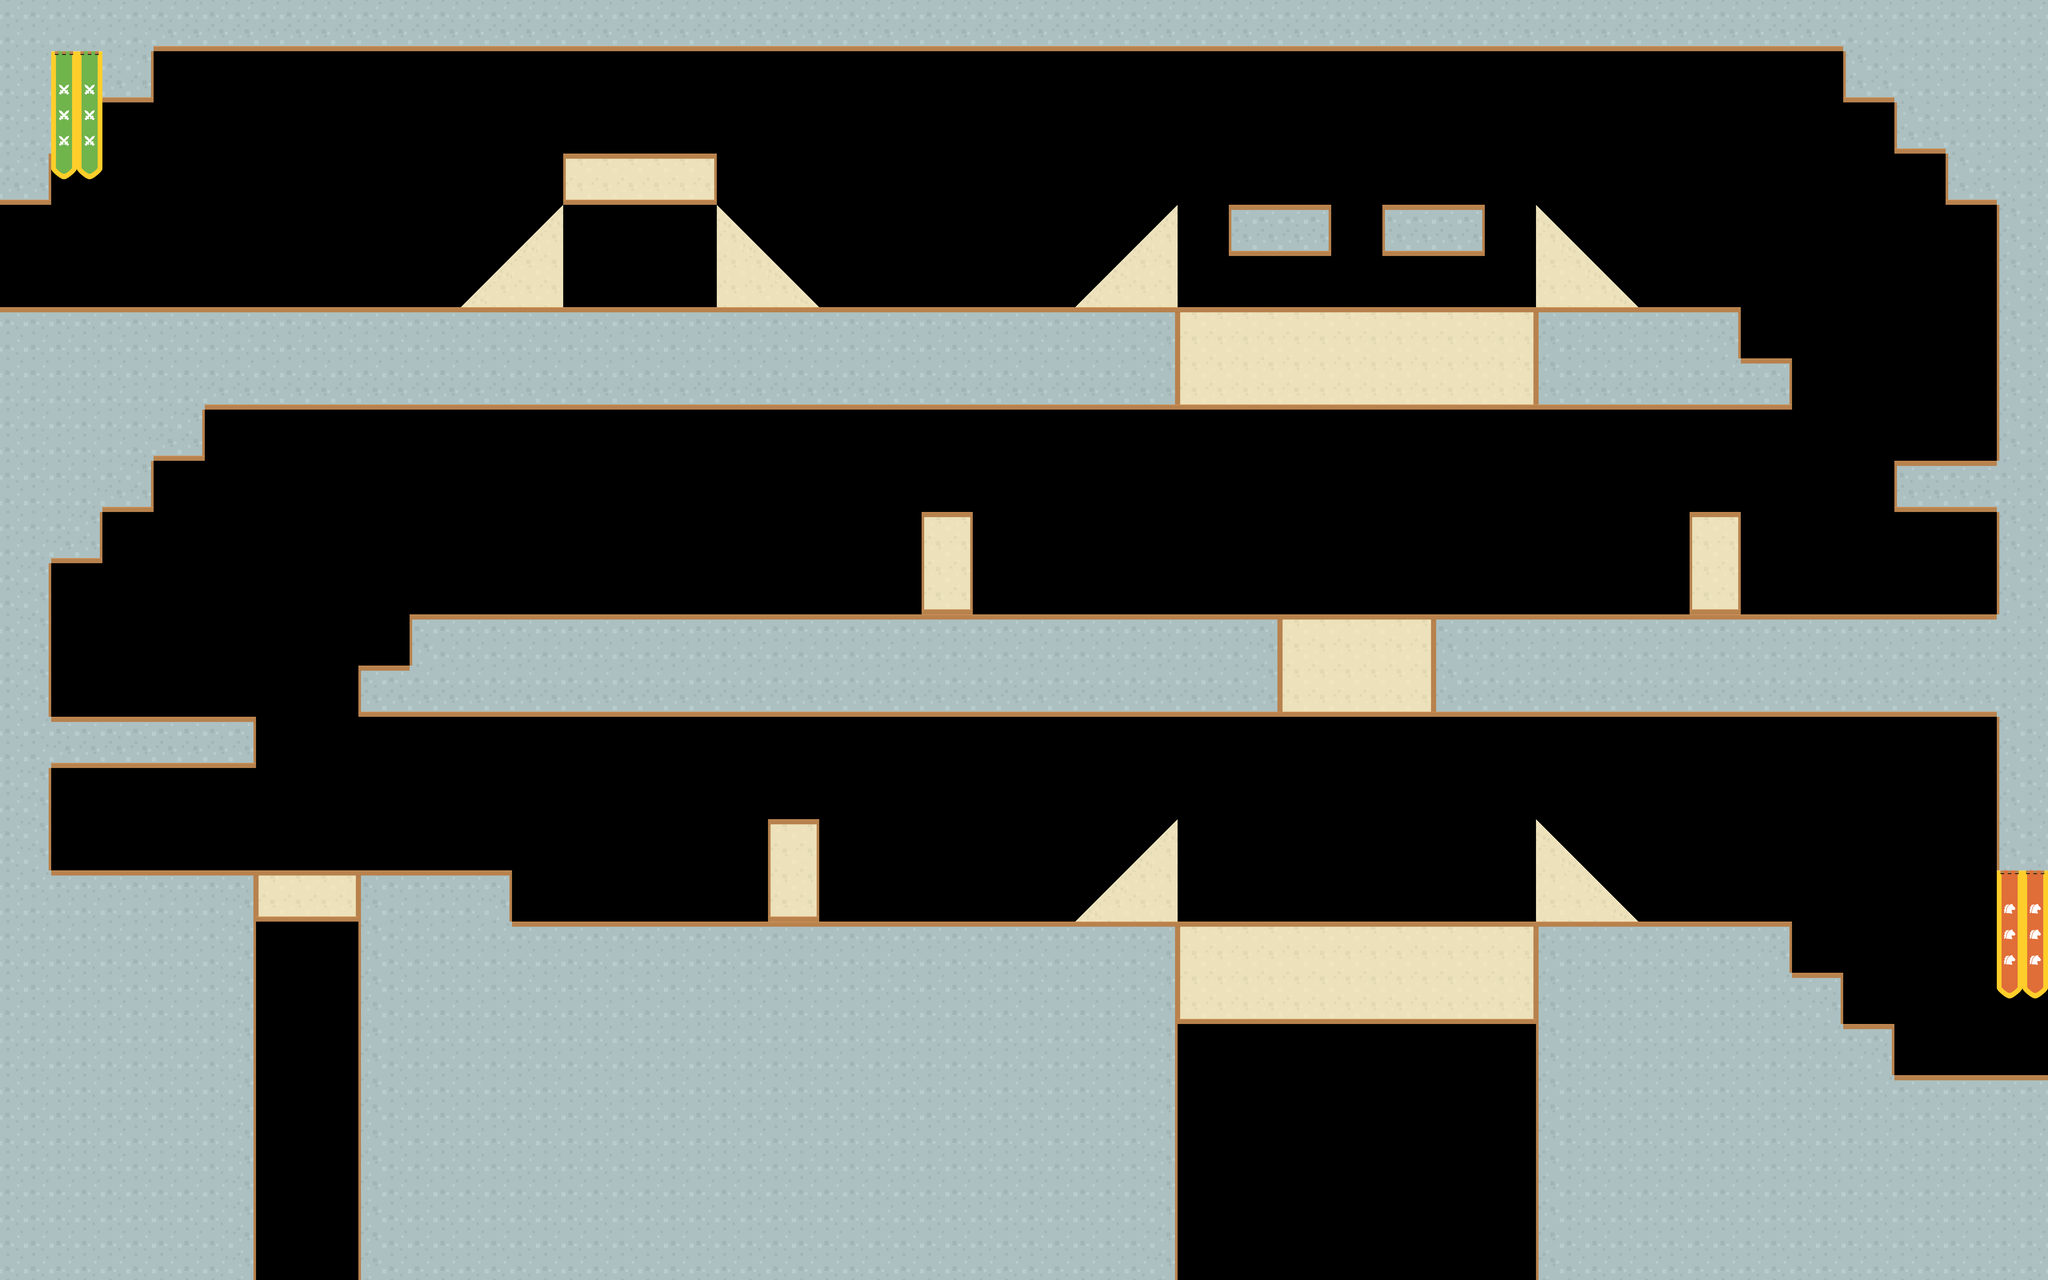

A 2D game scene composited from a Tiled map and its tileset images. What follows is a short description and the map's XML, with each tile layer's data collapsed to a summary:
An orthogonal 80x50 tile map with 70x70 px tiles, 1 tile layer (Capa de Patrones 1) and 22 objects.

<map version="1.2" tiledversion="1.2.0" orientation="orthogonal" renderorder="right-down" width="80" height="50" tilewidth="70" tileheight="70" infinite="0" nextlayerid="6" nextobjectid="27">
 <tileset firstgid="1" source="Tilesheet 1.tsx" />
 <layer id="1" name="Capa de Patrones 1" width="80" height="50">
  <data>[4000 cells, 1925 non-empty, 27 distinct tile ids]</data>
 </layer>
 <objectgroup id="4" name="Suelo">
  <object id="2" x="-3.0303" y="842.424">
   <polygon points="0,0 3218.18,3.0303 3221.21,266.667 563.636,269.697 560.606,409.091 421.212,412.121 418.182,545.455 281.818,551.515 281.818,687.879 139.394,687.879 136.364,1109.09 706.061,1115.15 703.03,1257.58 143.03,1257.58 143.03,1537.58 703.03,1537.58 703.03,2657.58 3.0303,2657.58" />
  </object>
  <object id="3" x="4200" y="840">
   <polygon points="0,0 560,0 560,140 700,140 700,280 0,280" />
  </object>
  <object id="4" x="3920" y="1680">
   <polygon points="0,0 0,280 1540,280 1540,770 1680,770 1680,-1680 -3920,-1680 -3920,-1120 -3780,-1120 -3780,-1260 -3640,-1260 -3640,-1400 -3500,-1400 -3500,-1540 1120,-1540 1120,-1400 1260,-1400 1260,-1260 1400,-1260 1400,-1120 1540,-1120 1540,-420 1260,-420 1260,-280 1540,-280 1540,0" />
  </object>
  <object id="5" x="3500" y="1680">
   <polygon points="0,0 0,280 -2520,280 -2520,140 -2380,140 -2380,0" />
  </object>
  <object id="6" x="980" y="2380">
   <polygon points="0,0 0,1120 2240,1120 2240,140 420,140 420,0" />
  </object>
  <object id="8" x="4200" y="2520">
   <polygon points="0,0 0,980 1400,980 1400,490 1400,420 980,420 980,280 840,280 840,140 700,140 700,0" />
  </object>
  <object id="9" x="3360" y="560">
   <polygon points="0,0 0,140 280,140 280,0" />
  </object>
  <object id="10" x="3780" y="560">
   <polygon points="0,0 0,140 280,140 280,0" />
  </object>
 </objectgroup>
 <objectgroup id="5" name="Arenisca">
  <object id="13" x="4200" y="560">
   <polygon points="0,0 0,280 280,280" />
  </object>
  <object id="14" x="4200" y="840">
   <polygon points="0,0 -980,0 -980,280 0,280" />
  </object>
  <object id="15" x="3220" y="560">
   <polygon points="0,0 0,280 -280,280" />
  </object>
  <object id="16" x="1540" y="420">
   <polygon points="0,0 0,140 420,140 420,0" />
  </object>
  <object id="17" x="1540" y="560">
   <polygon points="0,0 0,280 -280,280" />
  </object>
  <object id="18" x="1960" y="560">
   <polygon points="0,0 0,280 280,280" />
  </object>
  <object id="19" x="2520" y="1400">
   <polygon points="0,0 0,280 140,280 140,0" />
  </object>
  <object id="20" x="700" y="2380">
   <polygon points="0,0 280,0 280,140 0,140" />
  </object>
  <object id="21" x="2100" y="2240">
   <polygon points="0,0 0,280 140,280 140,0" />
  </object>
  <object id="22" x="3220" y="2240">
   <polygon points="0,0 0,280 -280,280" />
  </object>
  <object id="23" x="4200" y="2240">
   <polygon points="0,0 0,280 280,280" />
  </object>
  <object id="24" x="4200" y="2520">
   <polygon points="0,0 -980,0 -980,280 0,280 0,0" />
  </object>
  <object id="25" x="3500" y="1680">
   <polygon points="0,0 420,0 420,280 0,280" />
  </object>
  <object id="26" x="4620" y="1400">
   <polygon points="0,0 0,280 140,280 140,0" />
  </object>
 </objectgroup>
</map>
